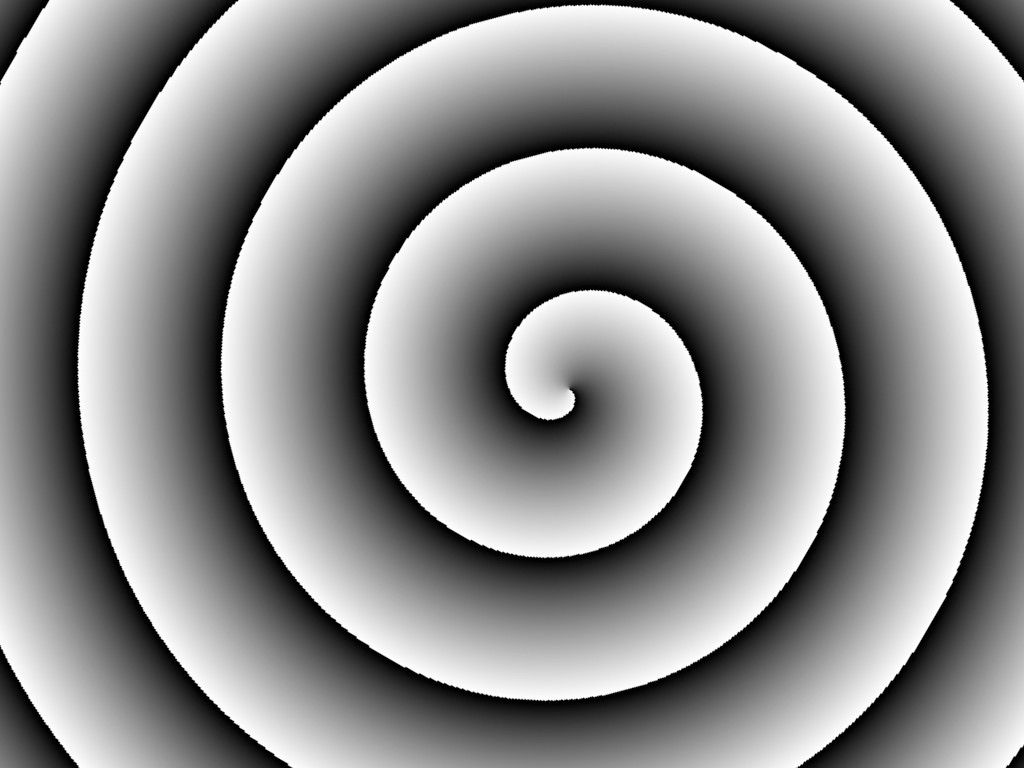
#> input picture input.jpg, 1024 x 768 px
$ python filtering_methods.py
#> lines starting #> are read from the running program, lines starting #| are printed output that depends on the picture; long printed decimals are rounded
#> in image_filtering_anisotropic, image_ref is the input picture: shape (768, 1024) float64; min 0, max 1, mean 0.547
import matplotlib.pyplot as plt
import numpy as np
import cv2
from skimage import io
from skimage.util import compare_images


def log_transformation(input_image):
    # log transformation of the input image
    return np.log1p(input_image).astype(np.float32)


# [10 lines left out: functions mean_filtering, gaussian_filtering, not called in this run]


def median_filtering(input_image, window_size=15):
    filtered_image = np.array(cv2.medianBlur(input_image, window_size))
    filtered_image = np.nan_to_num(filtered_image)
    return filtered_image


# [10 lines left out: functions bilateral_filtering, exp_transformation, not called in this run]


def signal_to_noise(image_input, axis=0, ddof=0):
    a = np.asanyarray(image_input)
    m = a.mean(axis)
    sd = a.std(axis=axis, ddof=ddof)
    return np.mean(np.where(sd == 0, 0, m/sd))


def speckle_generator(image):
    row, col = image.shape
#> row = 768; col = 1024
    gauss = np.random.randn(row, col)
    gauss = gauss.reshape(row, col)
    noisy = image + 0.4*image * gauss
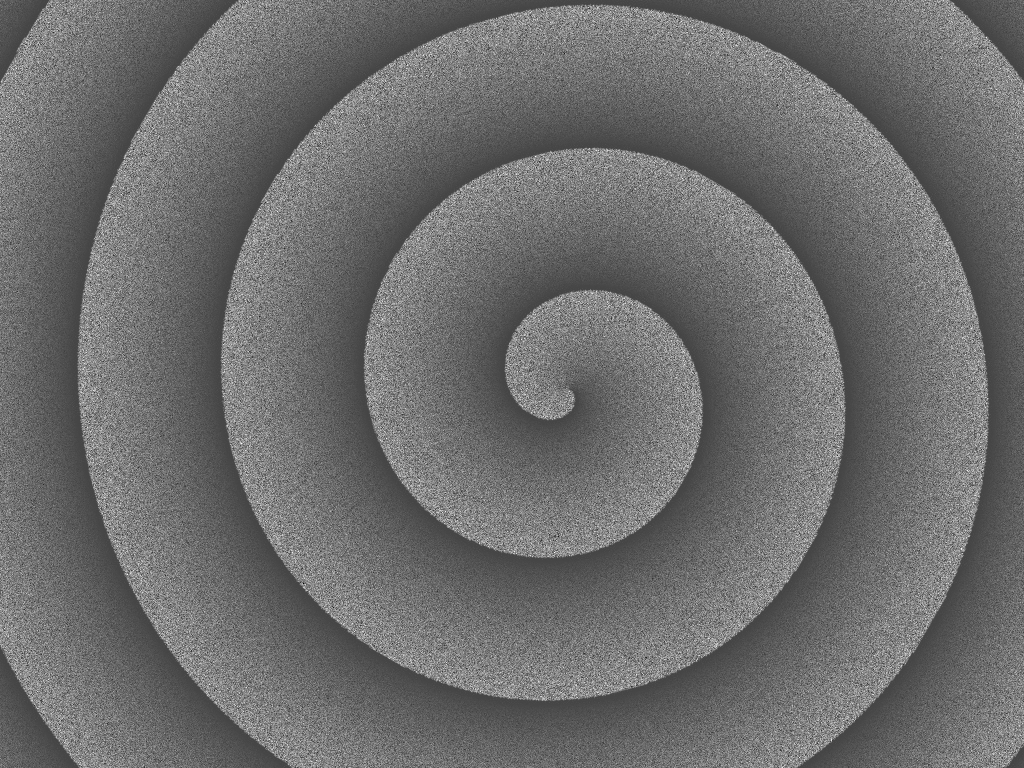
#> noisy: shape (768, 1024) float64; min -0.958, max 2.55, mean 0.547; drawn with min black and max white
    return noisy*(255/np.max(image))


def image_filtering_anisotropic():
    """
    Anisotropic image filtering methods
    """

    # reading, corrupting image with noise, and removing nan, negative values.
    image_ref = io.imread('input.jpg', as_gray=True)
    image_retina = speckle_generator(image_ref)
    image_retina = np.nan_to_num(image_retina)
    image_retina[image_retina < 0] = 1
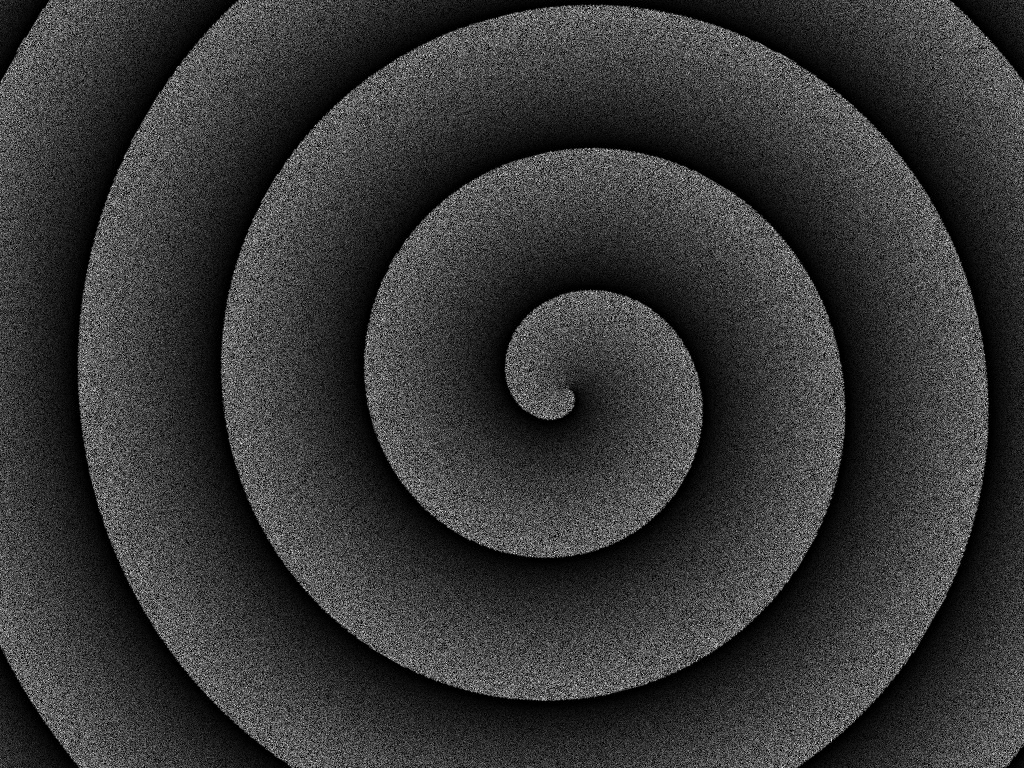
#> image_retina: shape (768, 1024) float64; min 0, max 649.7, mean 139.6; drawn with min black and max white
    print("Input Image SNR: " + str(signal_to_noise(image_retina)))
#> in signal_to_noise, `m = a.mean(axis)`: m = 1024 values, max 167.1 at index 266, min 92.41 at index 75, mean 139.6
#> in signal_to_noise, `sd = a.std(axis=axis, ddof=ddof)`: sd = 1024 values, max 111.9 at index 246, min 77.63 at index 1014, mean 93.71
#| Input Image SNR: 1.493

    fig, axs = plt.subplots(3, 1, figsize=(4, 9.5))
    axs[0].imshow(image_retina, cmap='gray', vmin=0, vmax=255)
    axs[0].set_title("Input")

    log_input = log_transformation(image_retina)
#> in log_transformation, `return np.log1p(input_image).astype(np.float32)`:
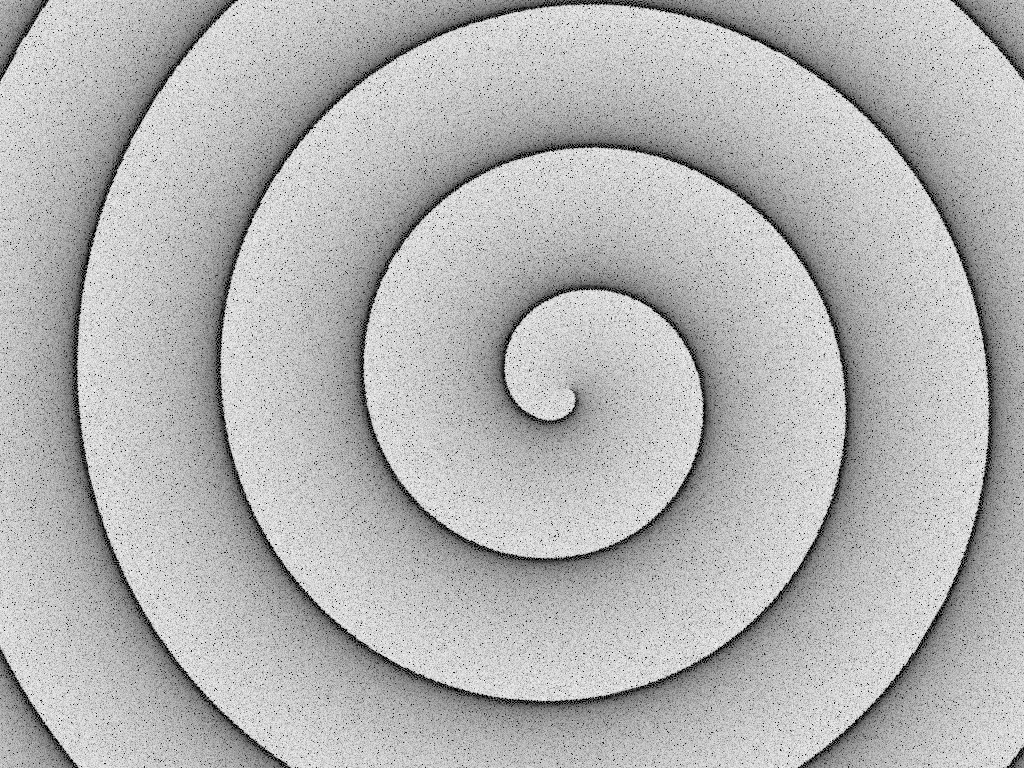
#> returned value: shape (768, 1024) float32; min 0, max 6.48, mean 4.58; drawn with min black and max white
    median_output = exp_transformation(median_filtering(log_input))
    compute_diff = compare_images(image_retina, median_output, method='checkerboard', n_tiles=(4, 4))
    io.imsave("diff_input_output.jpg", compute_diff)
    print("Median SNR: " + str(signal_to_noise(median_output)))
    axs[1].imshow(median_output, cmap='gray')
    axs[1].set_title("Median Filtering")

    bil_output = exp_transformation(bilateral_filtering(log_input))
    print("Bilateral SNR: " + str(signal_to_noise(bil_output)))
    axs[2].imshow(bil_output, cmap='gray')
    axs[2].set_title("Bilateral Filtering")

    for j in range(3):
        axs[j].set_xticks([])
        axs[j].set_yticks([])
    plt.tight_layout()
    plt.show()


# [29 lines left out: function image_filtering_isotropic, not called in this run]


#> (the run stopped early here; a loop or call above may not have finished)
